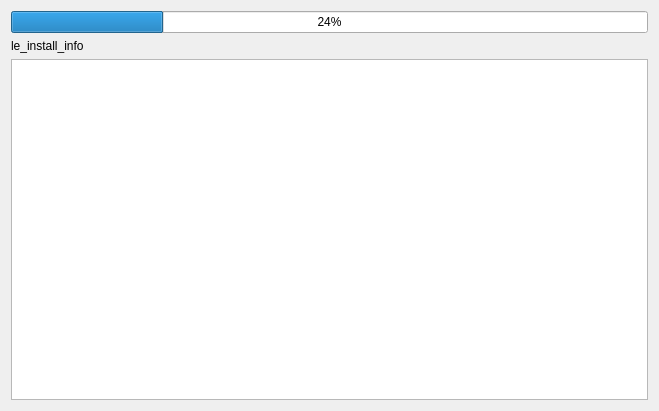
<?xml version="1.0" encoding="UTF-8"?>
<ui version="4.0">
 <class>InstallProcessPage</class>
 <widget class="QWidget" name="InstallProcessPage">
  <property name="geometry">
   <rect>
    <x>0</x>
    <y>0</y>
    <width>659</width>
    <height>411</height>
   </rect>
  </property>
  <property name="windowTitle">
   <string>Form</string>
  </property>
  <layout class="QGridLayout" name="gridLayout">
   <item row="0" column="0">
    <widget class="QProgressBar" name="progb_install">
     <property name="value">
      <number>24</number>
     </property>
    </widget>
   </item>
   <item row="2" column="0">
    <widget class="QLabel" name="le_install_info">
     <property name="text">
      <string>le_install_info</string>
     </property>
    </widget>
   </item>
   <item row="3" column="0">
    <widget class="QListView" name="lw_install_process"/>
   </item>
  </layout>
 </widget>
 <resources/>
 <connections/>
</ui>
